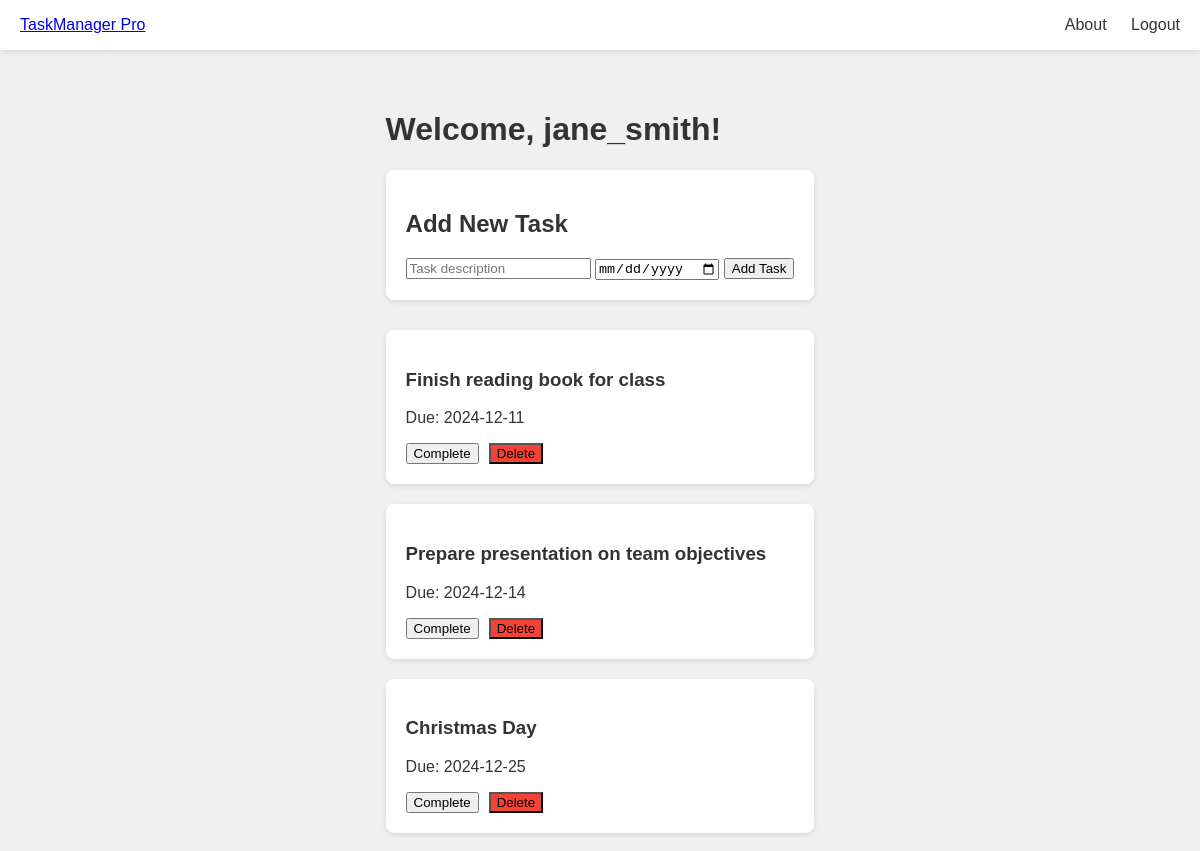
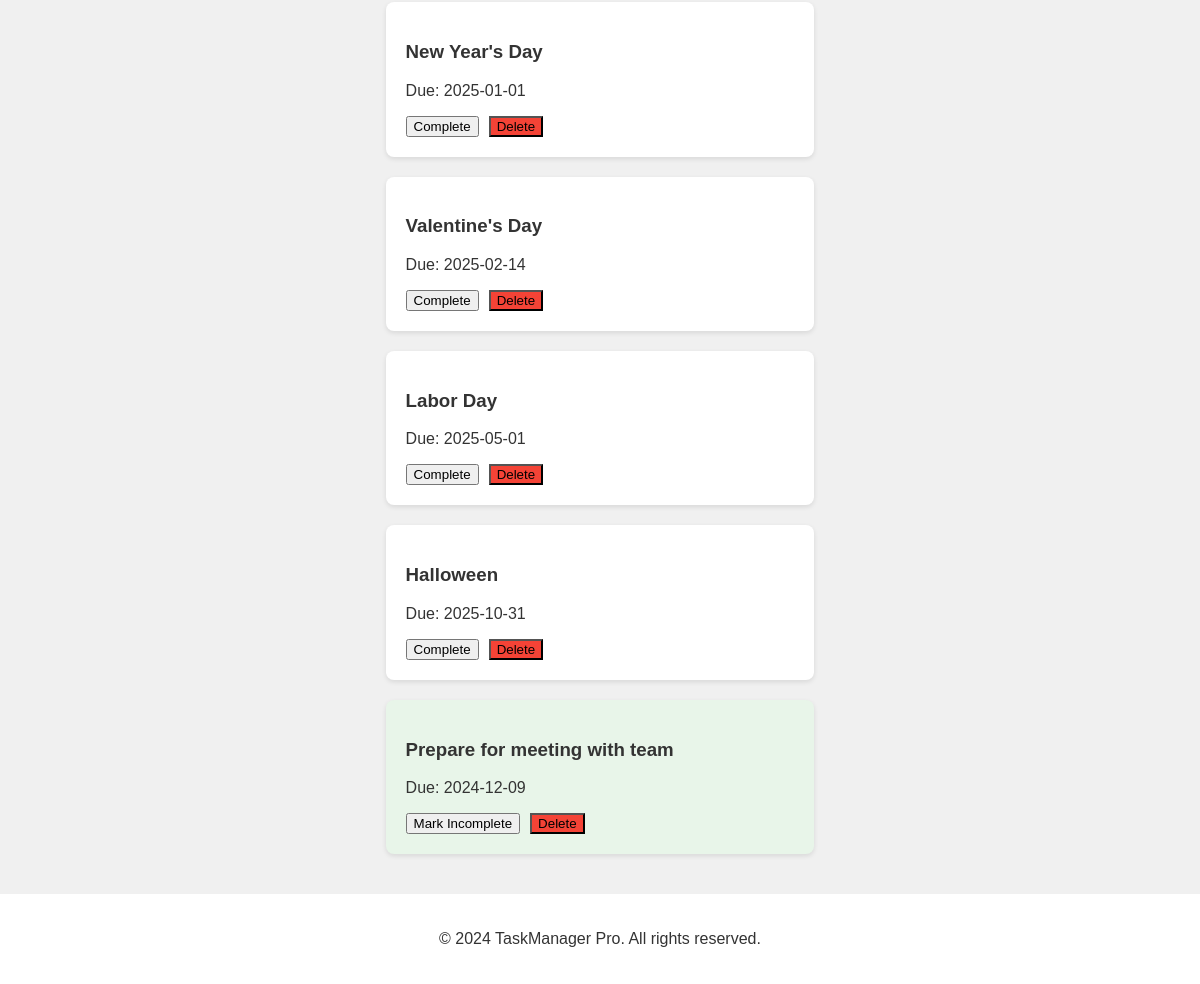
Page /index5.php (signed in) on the committed database (2 pictures, top to bottom).
### tables this page shows
CREATE TABLE `tasks` (
  `id` int NOT NULL,
  `user_id` int NOT NULL,
  `task` varchar(255) NOT NULL,
  `due_date` date NOT NULL,
  `is_completed` tinyint(1) DEFAULT '0'
);

### index5.php (the view, shortened to what this page needs)
<?php
require 'config.php';
$tasks = [];
if (isset($_SESSION['user_id'])) {
    $sql = "SELECT * FROM tasks WHERE user_id = :user_id ORDER BY is_completed, due_date";
    $stmt = $pdo->prepare($sql);
    $stmt->execute(['user_id' => $_SESSION['user_id']]);
    $tasks = $stmt->fetchAll();
}
?>
<!DOCTYPE html>
<html lang="en">
<head>
    <link rel="stylesheet" href="styles.css">
</head>
<body>
    <nav class="main-nav">
        <div class="nav-container">
            <a href="index5.php" class="logo">TaskManager Pro</a>
            <div class="nav-links">
                <?php if (isset($_SESSION['user_id'])): ?>
                    <a href="about.php">About</a>
                    <a href="logout.php">Logout</a>
                <?php else: ?>
                    <a href="login.php">Login</a>
                    <a href="register.php">Register</a>
                <?php endif; ?>
            </div>
        </div>
    </nav>
    <?php if (!isset($_SESSION['user_id'])): ?>
        <section class="hero">
            <div class="hero-content">
                <h1>Welcome to TaskManager Pro</h1>
                <p>Organize your life, one task at a time</p>
                <a href="register.php" class="cta-button">Get Started</a>
            </div>
        </section>
        <section class="features">
            <div class="container">
                <h2>Why Choose TaskManager Pro?</h2>
                <div class="feature-grid">
                    <div class="feature-card">
                        <h3>Simple Organization</h3>
                        <p>Keep track of all your tasks in one place</p>
                    </div>
                    <div class="feature-card">
                        <h3>Due Dates</h3>
                        <p>Never miss a deadline again</p>
                    </div>
                    <div class="feature-card">
                        <h3>Progress Tracking</h3>
                        <p>Monitor your productivity</p>
                    </div>
                </div>
            </div>
        </section>
    <?php else: ?>
        <div class="dashboard-container">
            <h1>Welcome, <?php echo htmlspecialchars($_SESSION['username']); ?>!</h1>
            <div class="task-form">
                <h2>Add New Task</h2>
                <form method="POST" action="index5.php">
                    <input type="text" name="task" placeholder="Task description" required>
                    <input type="date" name="due_date" required>
                    <button type="submit">Add Task</button>
                </form>
            </div>
            <div class="task-list">
                <?php foreach ($tasks as $task): ?>
                    <div class="task-card <?php echo $task['is_completed'] ? 'completed' : ''; ?>">
                        <h3><?php echo htmlspecialchars($task['task']); ?></h3>
                        <p>Due: <?php echo htmlspecialchars($task['due_date']); ?></p>
                        <div class="task-actions">
                            <form method="POST" action="index5.php" style="display: inline;">
                                <button type="submit" name="complete_task">
                                    <?php echo $task['is_completed'] ? 'Mark Incomplete' : 'Complete'; ?>
                                </button>
                            </form>
                            <form method="POST" action="index5.php" style="display: inline;">
                                <button type="submit" name="delete_task" class="delete-btn">Delete</button>
                            </form>
                        </div>
                    </div>
                <?php endforeach; ?>
            </div>
        </div>
    <?php endif; ?>
    <footer class="main-footer">
        <div class="footer-container">
            <p>&copy; <?php echo date('Y'); ?> TaskManager Pro. All rights reserved.</p>
        </div>
    </footer>
</body>
</html>

### styles.css (style rules this page uses)
:root { --primary-color: #4CAF50; --secondary-color: #45a049; --background-color: #f0f0f0; --text-color: #333; --white: #ffffff; }
body { font-family: Arial, sans-serif; margin: 0; padding: 0; background-color: var(--background-color); color: var(--text-color); min-height: 100vh; display: flex; flex-direction: column; }
.main-nav { background-color: var(--white); box-shadow: 0 2px 5px rgba(0, 0, 0, 0.1); padding: 1rem 0; }
.nav-container { max-width: 1200px; margin: 0 auto; display: flex; justify-content: space-between; align-items: center; padding: 0 20px; }
.nav-links a { color: var(--text-color); text-decoration: none; margin-left: 20px; }
.dashboard-container { max-width: 1200px; margin: 40px auto; padding: 0 20px; }
.task-form { background-color: var(--white); padding: 20px; border-radius: 8px; box-shadow: 0 2px 5px rgba(0, 0, 0, 0.1); margin-bottom: 30px; }
.task-list { display: grid; grid-template-columns: repeat(auto-fill, minmax(300px, 1fr)); gap: 20px; }
.task-card { background-color: var(--white); padding: 20px; border-radius: 8px; box-shadow: 0 2px 5px rgba(0, 0, 0, 0.1); }
.task-card.completed { background-color: #e8f5e9; }
.task-actions { margin-top: 15px; display: flex; gap: 10px; }
.delete-btn { background-color: #f44336; }
.main-footer { background-color: var(--white); padding: 20px 0; margin-top: auto; text-align: center; }

### rows in the picture
tasks: task "Finish reading book for class", due_date "2024-12-11", is_completed "Complete"
tasks: task "Prepare presentation on team objectives", due_date "2024-12-14", is_completed "Complete"
tasks: task "Christmas Day", due_date "2024-12-25", is_completed "Complete"
tasks: task "New Year's Day", due_date "2025-01-01", is_completed "Complete"
tasks: task "Valentine's Day", due_date "2025-02-14", is_completed "Complete"
tasks: task "Labor Day", due_date "2025-05-01", is_completed "Complete"
tasks: task "Halloween", due_date "2025-10-31", is_completed "Complete"
tasks: task "Prepare for meeting with team", due_date "2024-12-09", is_completed "Mark Incomplete"

### other values in the picture
$_SESSION['username'] "jane_smith"
